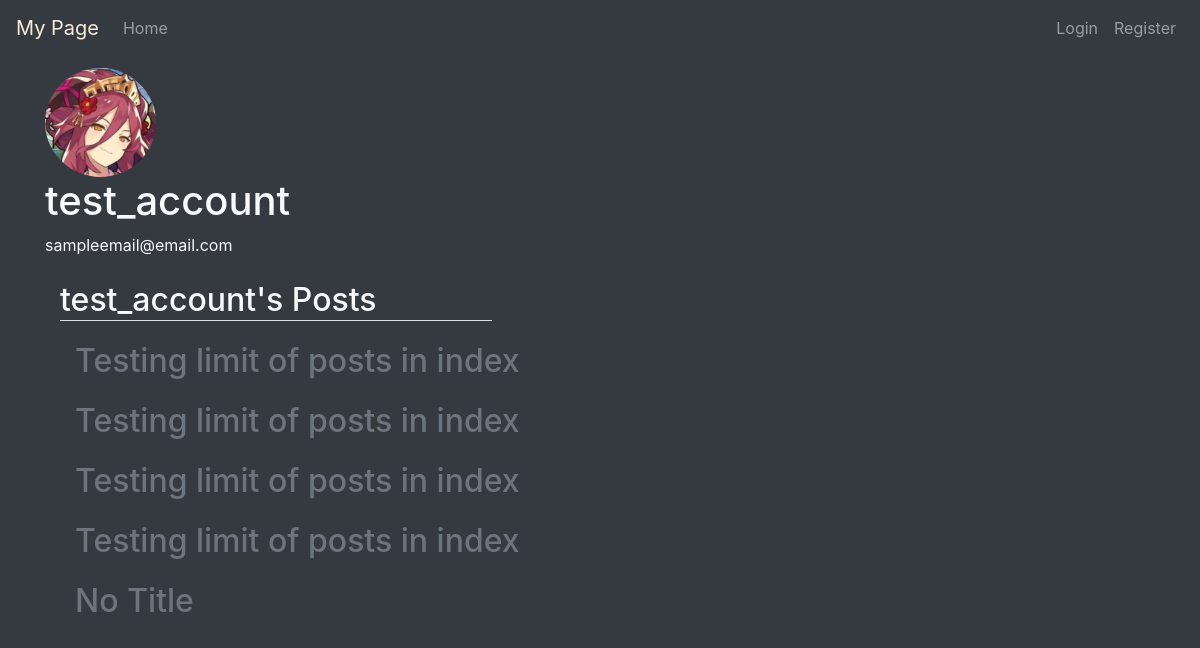
/user/3/, run on the app's committed database.
### MyPage/models.py (models this page shows, shortened)
class Profile(models.Model):
    user = models.OneToOneField(User, on_delete=models.CASCADE)
    image = models.ImageField(default='default.png', upload_to='images')
    contacts = models.ManyToManyField(User, blank=True, related_name='contacts')
    hidden_posts = models.ManyToManyField(Post, blank=True)

class Post(models.Model):
    author = models.ForeignKey(
        User, on_delete=models.CASCADE, related_name="written_posts")
    time_posted = models.DateTimeField(default=timezone.now)
    title = models.CharField(max_length=64, default='No Title')
    content = models.TextField()

### MyPage/views.py (the view)
# urls.py: path('user/<int:user_id>/', my_views.user, name='my-user'),
def user(request, user_id):
    target = User.objects.get(pk=user_id)
    posts = Post.objects.filter(author=target).order_by('-time_posted')
    page = request.GET.get('page', 1)
    paginator = Paginator(posts, 5)
    try:
        user_posts = paginator.page(page)
    except PageNotAnInteger:
        user_posts = paginator.page(1)
    except EmptyPage:
        user_posts = paginator.page(paginator.num_pages)
    context = {
        'page_title': "My Profile",
        'target': target,
        'posts': user_posts
    }
    return render(request, 'MyPage/profile.html', context)

### MyPage/templates/MyPage/profile.html (shortened to what this page needs)
{% extends 'MyPage/base.html' %}
{% block content %}
    <img src='{{ target.profile.image.url }}' style='width:10%;' alt="No Profile Picture Set" class="rounded-circle">
    <h1>
    {{ target.username }}
    </h1>
    {{ target.email }}
    <div class="container">
        <h2 class="border-bottom" style="margin-bottom: 2%; width: 40%; margin-right: 60%;">{{ target.username }}'s Posts</h2>
        {% for post in posts %}
            <div class="container" style="margin-bottom: 2%;">
                    <h2 title="{{ post.time_posted }}">
                        <a href="{% url 'my-post' post.id %}" class="text-secondary">
                            {{ post.title }}
                        </a>
                    </h2>
                </div>
        {% endfor %}
    </div>
{% endblock %}

### data on the page
Post: title "Testing limit of posts in index"
Post: title "Testing limit of posts in index"
Post: title "Testing limit of posts in index"
Post: title "Testing limit of posts in index"
Post: title "No Title"

### other printed values
{{ target.username }} "test_account"
{{ target.email }} "sampleemail@email.com"
